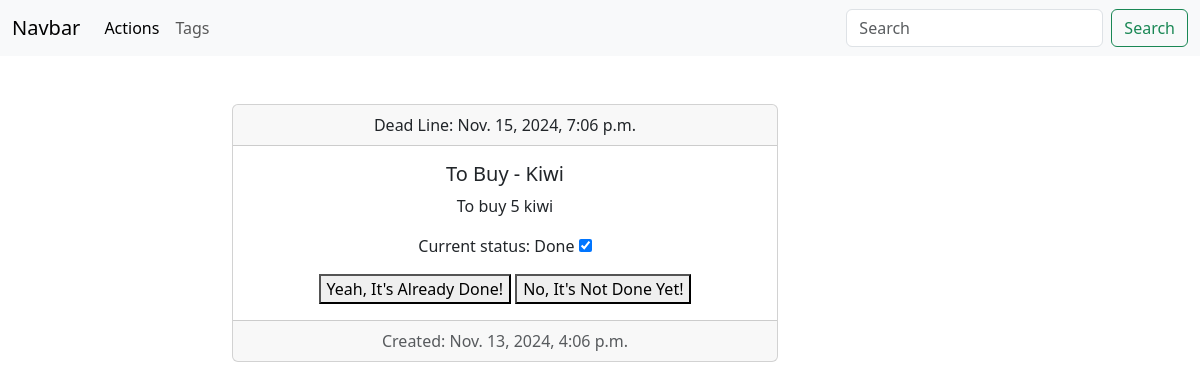
Screenshot of /todo/action/kiwi-1731513977/ with the database file from the repository.
### todo/models.py (models this page shows, shortened)
class Action(models.Model):
    title = models.CharField(max_length=255, db_index=True)
    slug = models.SlugField(max_length=255, unique=True, blank=True)
    body = models.TextField(blank=True, db_index=True)
    date_created = models.DateTimeField(auto_now_add=True)
    is_done = models.BooleanField(default=False)
    dead_line = models.DateTimeField(null=True)
    tag = models.ForeignKey('Tag', related_name='actions', null=True, blank=True, on_delete=models.CASCADE)

class Tag(models.Model):
    title = models.CharField(max_length=50, db_index=True)
    slug = models.SlugField(max_length=50, unique=True)
    def __str__(self):
        return self.title

### todo/views.py (the view)
# urls.py: path('action/<str:slug>/', ActionDetail.as_view(), name='action_detail'),
class ActionDetail(DataMixin, View):
    model = Action
    template = 'todo/action_detail.html'

### todo/utils.py (called while the page is built)
    def get(self, request, slug):
        object = get_object_or_404(self.model, slug__iexact=slug)
        return render(request, self.template, context={self.model.__name__.lower(): object})

### todo/templates/todo/action_detail.html (shortened to what this page needs)
{% extends 'todo/todo_base.html' %}
{% block content %}
<div class="card text-center">
    <div class="card-header">
        Dead Line: {{ action.dead_line }}
    </div>
    <div class="card-body">
        <h5 class="card-title"> {{ action.tag }} - {{ action.title }}</h5>
        <p class="card-text">{{ action.body }}</p>
        {% if action.is_done %}
         <p class="card-text"> Current status: Done <input type="checkbox" checked></p>
        {% else %}
        <p class="card-text"> Current status: In progress.... <input type="checkbox" disabled></p>
        {% endif %}
        <form>
            <button>Yeah, It's Already Done!
            </button>
            <button>
               No, It's Not Done Yet!
            </button>
        </form>
    </div>
    <div class="card-footer text-body-secondary">
        Created: {{ action.date_created }}
    </div>
</div>
{% endblock content %}

### rows the page displays
Action: dead_line "Nov. 15, 2024, 7:06 p.m.", tag "To Buy", title "Kiwi", body "To buy 5 kiwi", date_created "Nov. 13, 2024, 4:06 p.m."
